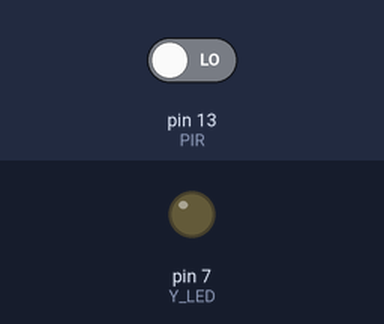
This sketch was run on a simulated Arduino Uno, built with avr-gcc and run on an emulated ATmega328P. Shown: output pins drawn as LEDs (lit = HIGH). The inputs (shaded band) are chosen by the test bench; at power-on: pin 13 (PIR) LOW. What the sketch prints to the serial monitor is not drawn.

Above: at 1.2 s.
1.3 s: pin 13 (PIR) driven HIGH
At 2.3 s:
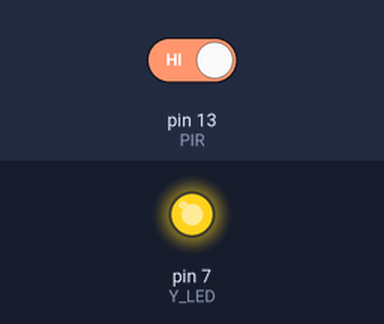
2.8 s: pin 13 (PIR) driven LOW
At 3.5 s:
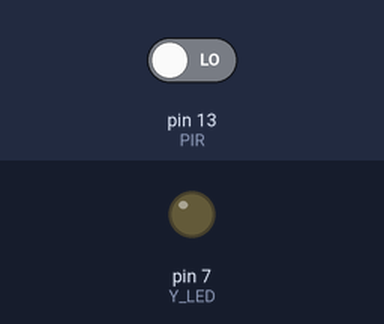
Timing chart, 0 to 5.8 s (numbered marks = the images above; inputs shaded):
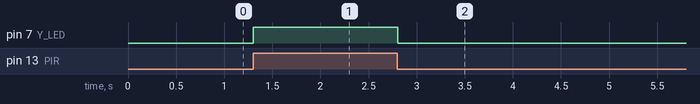

Measured:
- after the input at 1.3 s, pin 7 (Y_LED): LOW → HIGH at once
- after the input at 2.8 s, pin 7 (Y_LED): HIGH → LOW at once

The sketch:

movimiento.ino
```cpp
//Código de la simulación en Tinkercad

#define PIR 13
#define Y_LED 7
boolean pirInput;

void setup() {
    Serial.begin(9600);
    pinMode(Y_LED, OUTPUT);
    pinMode(PIR, INPUT);
}

void loop() {
  pirInput = digitalRead(PIR);

  if(pirInput == HIGH){
    digitalWrite(Y_LED, HIGH);
    Serial.println(pirInput);
  }else{
    digitalWrite(Y_LED,LOW);
    Serial.println(pirInput);
  }
}
```
